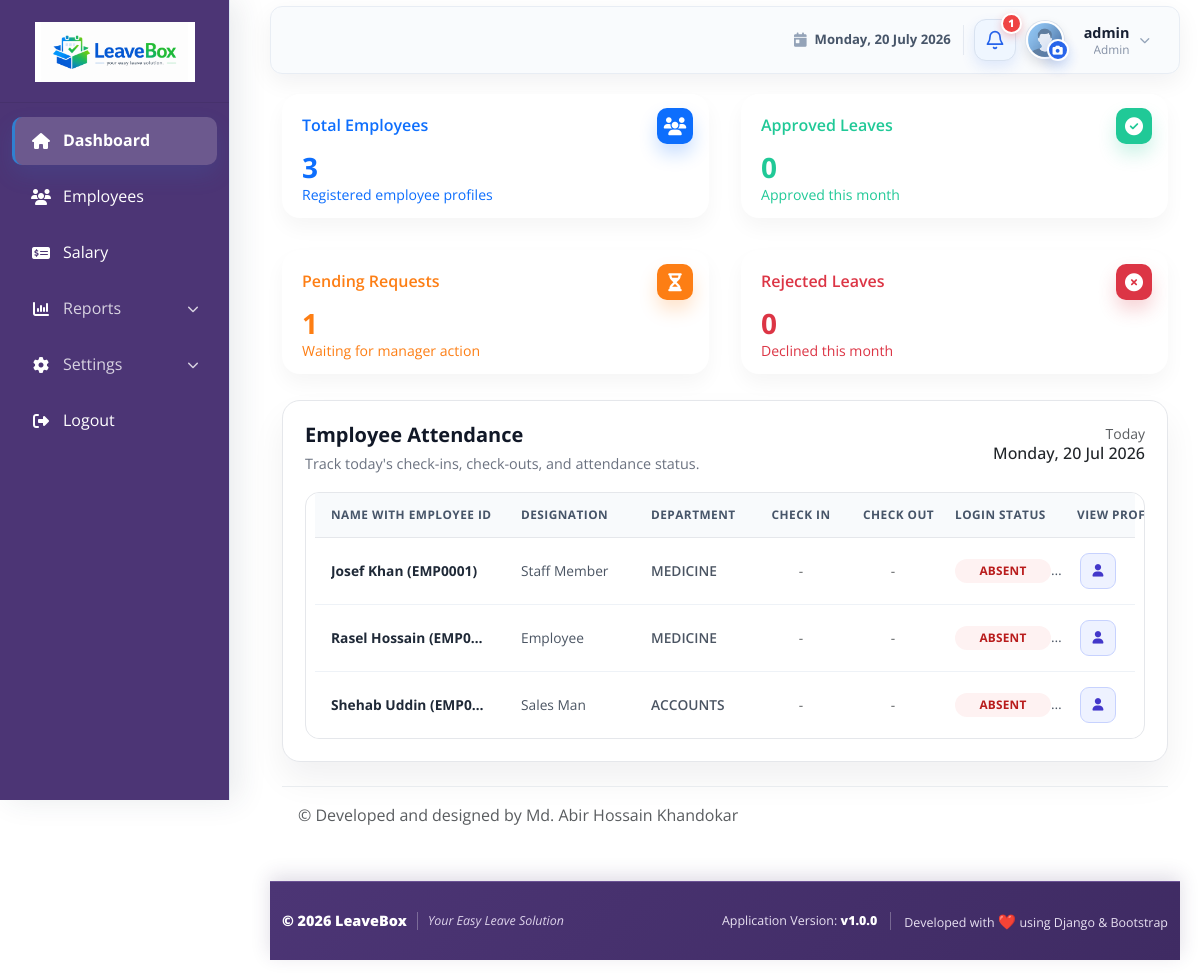
The page / (signed in) on the database as committed earlier.
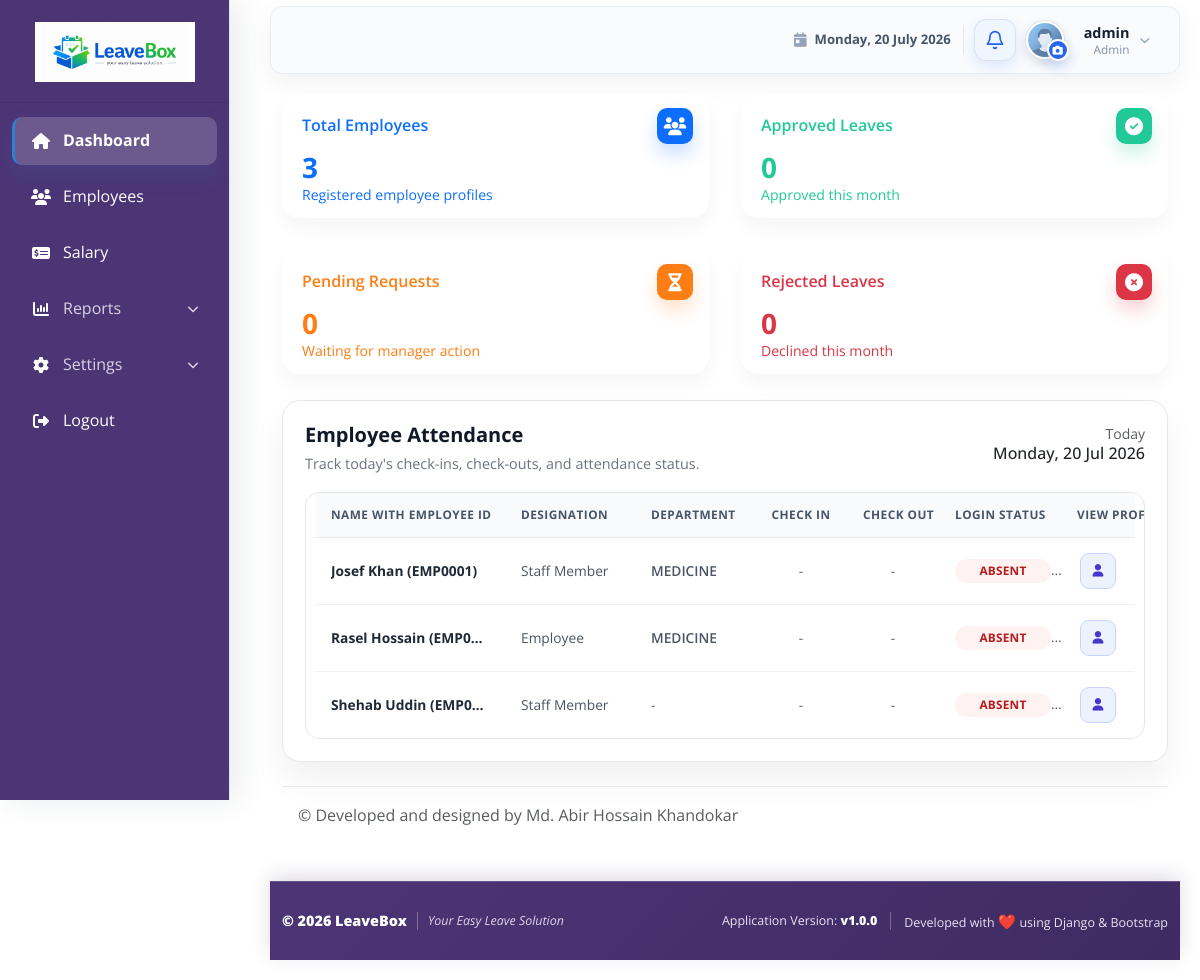
The same page on the database as committed later.
### employees/models.py (models this page shows, shortened)
class Employee(models.Model):
    EMPLOYEE_ID_PATTERN = re.compile(r'^EMP(\d+)$')
    MAX_EMPLOYEE_NUMBER = 9999
    employee_id = models.CharField(
        max_length=7,
        unique=True,
        editable=False,
        db_index=True,
    )
    user = models.OneToOneField(
        settings.AUTH_USER_MODEL,
        on_delete=models.CASCADE,
        related_name='employee_profile'
    )
    department = models.ForeignKey(
        'departments.Department',
        on_delete=models.SET_NULL,
        null=True,
        related_name='employees'
    )
    designation = models.ForeignKey(
        'employees.EmpDesignation',
        on_delete=models.PROTECT,
        related_name='%(class)s_records',
        blank=True,
        null=True,
    )
    joining_date = models.DateField(default=timezone.now)
    supervisor = models.ForeignKey(
        'self',
        on_delete=models.SET_NULL,
        null=True,
        blank=True,
        related_name='subordinates'
    )
    is_active = models.BooleanField(default=True)
    custom_leave = models.PositiveIntegerField(
        null=True,
        blank=True,
        help_text=(
            "Admin-defined total leave balance for this employee. If set, "
            "leave type balances will be ignored."
        ),
    )

class EmpDesignation(models.Model):
    class Status(models.TextChoices):
        ACTIVE = 'ACTIVE', 'Active'
        INACTIVE = 'INACTIVE', 'Inactive'
    designation_id = models.CharField(
        max_length=12,
        unique=True,
        editable=False,
        default=generate_designation_id,
    )
    designation_name = models.CharField(max_length=100, unique=True)
    description = models.TextField(blank=True)
    department = models.ForeignKey(
        'departments.Department',
        on_delete=models.SET_NULL,
        null=True,
        blank=True,
        related_name='designations',
    )
    status = models.CharField(
        max_length=8,
        choices=Status.choices,
        default=Status.ACTIVE,
    )
    created_at = models.DateTimeField(auto_now_add=True)
    updated_at = models.DateTimeField(auto_now=True)
    created_by = models.ForeignKey(
        settings.AUTH_USER_MODEL,
        on_delete=models.SET_NULL,
        null=True,
        blank=True,
        related_name='created_employee_designations',
    )
    class Meta:
        verbose_name = 'Employee Designation'
        verbose_name_plural = 'Employee Designations'
        ordering = ['designation_name']
        constraints = [
            models.UniqueConstraint(
                Lower('designation_name'),
                name='unique_emp_designation_name_ci',
            ),
        ]
    def __str__(self):
        return self.designation_name

### departments/models.py (models this page shows, shortened)
class Department(models.Model):
    name = models.CharField(max_length=100, unique=True)
    code = models.CharField(max_length=20, unique=True)
    description = models.TextField(blank=True, null=True)
    manager = models.ForeignKey(
        'employees.Employee',
        on_delete=models.SET_NULL,
        null=True,
        blank=True,
        related_name='managed_departments'
    )
    created_at = models.DateTimeField(auto_now_add=True)
    updated_at = models.DateTimeField(auto_now=True)
    class Meta:
        ordering = ['name']
        verbose_name = "Department"
        verbose_name_plural = "Departments"
        constraints = [
            models.UniqueConstraint(
                Lower('name'),
                name='unique_department_name_ci',
            ),
        ]
    def __str__(self):
        return self.name

### accounts/models.py (models this page shows, shortened)
class User(AbstractUser):
    ROLE_CHOICES = (
        ('ADMIN', 'Admin/HR'),
        ('EMPLOYEE', 'Employee'),
    )
    role = models.CharField(max_length=10, choices=ROLE_CHOICES, default='EMPLOYEE')
    phone = models.CharField(max_length=15, blank=True, null=True)

### LAF/views.py (the view, shortened to what this page needs)
# urls.py: path('', views.dashboard, name='dashboard'),
@login_required
def dashboard(request):
    user = request.user
    is_admin = user.is_superuser or user.is_staff or getattr(user, 'role', '') == 'ADMIN'
    if is_admin:
        now = timezone.now()
        today = timezone.localdate()
        current_month_requests = LeaveRequest.objects.filter(
            applied_at__month=now.month,
            applied_at__year=now.year
        )
        today_attendance = Attendance.objects.filter(
            employee=OuterRef('pk'),
            date=today,
        )
        employee_attendance = (
            Employee.objects
            .select_related('user', 'department', 'designation')
            .annotate(
                today_check_in=Subquery(today_attendance.values('check_in')[:1]),
                today_check_out=Subquery(today_attendance.values('check_out')[:1]),
            )
            .order_by('employee_id')
        )
        context = {
            'total_employees': Employee.objects.count(),
            'pending_requests_count': LeaveRequest.objects.filter(status='PENDING').count(),
            'approved_this_month': current_month_requests.filter(status='APPROVED').count(),
            'rejected_this_month': current_month_requests.filter(status='REJECTED').count(),
            'employee_attendance': employee_attendance,
            'today': now,
        }
        return render(request, 'dashboard/admin_dashboard.html', context)

### LAF/templatetags/navigation_tags.py (called while the page is built)
@register.simple_tag
def url_name_active(request, *url_names):
    resolver_match = getattr(request, 'resolver_match', None)
    current_url_name = getattr(resolver_match, 'url_name', None)
    return current_url_name in url_names

### employees/context_processors.py (called while the page is built)
def current_profile_picture(request):
    default_avatar_url = static('images/avatar.png')
    profile_picture_url = default_avatar_url
    user = getattr(request, 'user', None)
    if user and user.is_authenticated:
        try:
            employee = Employee.objects.select_related('extended_profile').get(user=user)
            try:
                profile = employee.extended_profile
            except EmpProfile.DoesNotExist:
                profile = None
            if profile and profile.profile_picture:
                profile_picture_url = profile.profile_picture.url
        except Employee.DoesNotExist:
            pass
    return {
        'current_profile_picture_url': profile_picture_url,
        'default_avatar_url': default_avatar_url,
    }

### templates/dashboard/admin_dashboard.html (shortened to what the changed rows need)
{% extends 'base/base.html' %}
{% load static %}
{% block content %}
    <div class="main-content">
        <div class="dashboard-row">
            <div class="dashboard-col col-12 col-md-6">
                <div class="card-box bg-blue">
                    <h2>{{ total_employees|default:"0" }}</h2>
                </div>
            </div>
            <div class="dashboard-col col-12 col-md-6">
                <div class="card-box bg-green">
                    <h2>{{ approved_this_month|default:"0" }}</h2>
                </div>
            </div>
            <div class="dashboard-col col-12 col-md-6">
                <div class="card-box bg-orange">
                    <div class="dashboard-card-title">
                        <h5>Pending Requests</h5>
                        <i class="fas fa-hourglass-half"></i>
                    </div>
                    <h2>{{ pending_requests_count|default:"0" }}</h2>
                    <p class="mb-0">Waiting for manager action</p>
                </div>
            </div>
            <div class="dashboard-col col-12 col-md-6">
                <div class="card-box bg-red">
                    <h2>{{ rejected_this_month|default:"0" }}</h2>
                </div>
            </div>
        </div>
        <div class="table-section" id="employee-attendance">
            <div class="table-responsive dashboard-table-wrap" tabindex="0" aria-label="Employee attendance table">
                <table class="table dashboard-table dashboard-table--attendance">
                    <thead>
                        <tr>
                            <th scope="col" class="col-employee">Name with Employee ID</th>
                            <th scope="col" class="col-designation">Designation</th>
                            <th scope="col" class="col-department">Department</th>
                            <th scope="col" class="col-time">Check In</th>
                            <th scope="col" class="col-time">Check Out</th>
                            <th scope="col" class="col-status">Login Status</th>
                            <th scope="col" class="col-action text-center">View Profile</th>
                        </tr>
                    </thead>
                    <tbody>
                        {% for employee in employee_attendance %}
                        <tr>
                            <th scope="row" class="col-employee">
                                <div class="leave-employee-cell">
                                    <span class="leave-employee-name text-truncate" title="{{ employee.user.get_full_name|default:employee.user.username }} ({{ employee.employee_id }})">
                                        {{ employee.user.get_full_name|default:employee.user.username }} ({{ employee.employee_id }})
                                    </span>
                                </div>
                            </th>
                            <td class="col-designation text-truncate" title="{{ employee.designation|default:'Employee' }}">{{ employee.designation|default:"Employee" }}</td>
                            {% if employee.department %}
                                <td class="col-department fw-semibold text-truncate" title="{{ employee.department }}">{{ employee.department }}</td>
                            {% else %}
                                <td class="col-department text-muted">-</td>
                            {% endif %}
                            <td class="col-time">
                                {% if employee.today_check_in %}
                                    {{ employee.today_check_in|time:"g:i A" }}
                                {% else %}
                                    <span class="text-muted">-</span>
                                {% endif %}
                            </td>
                            <td class="col-time">
                                {% if employee.today_check_out %}
                                    {{ employee.today_check_out|time:"g:i A" }}
                                {% else %}
                                    <span class="text-muted">-</span>
                                {% endif %}
                            </td>
                            <td class="col-status">
                                <span class="status-pill {% if employee.today_check_in %}approved{% else %}rejected{% endif %}">
                                    {% if employee.today_check_in %}Present{% else %}Absent{% endif %}
                                </span>
                            </td>
                            <td class="col-action text-center">
                                <a
                                    href="{% url 'employee_detail' employee.pk %}"
                                    class="btn dashboard-profile-view-button"
                                    aria-label="View profile for {{ employee.user.get_full_name|default:employee.user.username }}"
                                    title="View profile">
                                    <i class="fa-solid fa-user" aria-hidden="true"></i>
                                </a>
                            </td>
                        </tr>
                        {% endfor %}
                    </tbody>
                </table>
            </div>
        </div>
    </div>
{% endblock %}

### templates/base/base.html (shortened to what the changed rows need)
{% load static navigation_tags %}
<!DOCTYPE html>
<html lang="en">
<head>
    <link rel="stylesheet" href="{% static 'css/bootstrap-5.3.2.min.css' %}">
    <link rel="stylesheet" href="https://cdnjs.cloudflare.com/ajax/libs/font-awesome/6.4.0/css/all.min.css">
    <link rel="stylesheet" href="{% static 'css/dashboard.css' %}">
    <link rel="stylesheet" href="{% static 'css/apply_leave.css' %}">
    <link rel="stylesheet" href="{% static 'css/footer.css' %}">
</head>
<body>
        {% url_name_active request 'dashboard' 'adm_dashboard' 'emp_dashboard' as dashboard_active %}
        {% url_name_active request 'employee_list' 'employee_detail' 'employee_admin_edit' 'employee_admin_update' as employees_active %}
        {% url_name_active request 'salary_list' 'salary_add' 'salary_edit' as salary_active %}
        {% url_name_active request 'department_list' 'department_add' 'department_edit' 'department_delete' as departments_active %}
        {% url_name_active request 'designation_list' 'designation_add' 'designation_edit' 'designation_delete' as designations_active %}
        {% url_name_active request 'leave_type_list' 'leave_type_add' 'leave_type_edit' 'leave_type_delete' as leave_settings_active %}
        {% url_name_active request 'leave_apply' as leave_apply_active %}
        {% url_name_active request 'attendance_history' as attendance_active %}
        {% url_name_active request 'leave_report' 'attendance_report' as reports_active %}
    <main class="content-wrapper dashboard-content-wrapper">
        <nav class="navbar navbar-expand-lg navbar-light dashboard-navbar mb-2">
            <div class="container-fluid">
                <div class="dashboard-profile-slot">
                    <div class="dashboard-notification-dropdown">
                        <button class="dashboard-notification-button" type="button" id="notificationDropdown" aria-label="Notifications{% if pending_leave_count %}: {{ pending_leave_count }} pending leave request{{ pending_leave_count|pluralize }}{% endif %}" aria-haspopup="true" aria-expanded="false">
                            <svg class="dashboard-notification-icon" viewBox="0 0 24 24" aria-hidden="true">
                                <path d="M18 8a6 6 0 0 0-12 0c0 7-3 7-3 9h18c0-2-3-2-3-9"></path>
                                <path d="M13.73 21a2 2 0 0 1-3.46 0"></path>
                            </svg>
                            {% if pending_leave_count %}
                                <span class="dashboard-notification-badge" aria-hidden="true">{{ pending_leave_count }}</span>
                            {% endif %}
                        </button>
                    </div>
                </div>
            </div>
        </nav>
        <div class="container-fluid">
            {% block content %}{% endblock %}
        </div>
    </main>
</body>
</html>

Rows that differ between the two databases and show on the page:
changed Employee "Shehab Uddin": designation "Sales Man" → "Staff Member"; department "ACCOUNTS" → (not shown); now shows "-"
Other text that changed with them:
{{ pending_requests_count|default:"0" }}: "1" → "0"
{{ pending_leave_count }}: "1" → (not shown)
